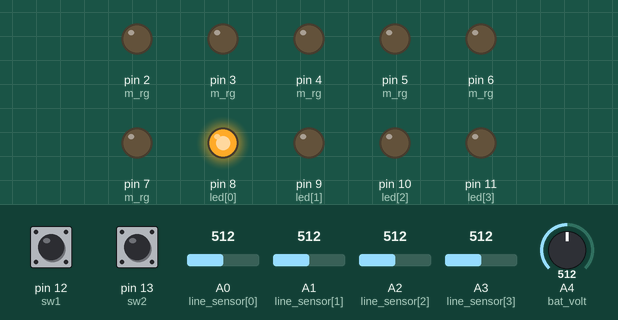
This sketch was run on a simulated Arduino Uno, built with avr-gcc and run on an emulated ATmega328P. On the bench: output pins drawn as LEDs (lit = HIGH). The inputs (shaded band) are chosen by the test bench; at power-on: pin 13 (sw2) LOW, pin 12 (sw1) LOW, A0 (line_sensor[0]) = 512, A1 (line_sensor[1]) = 512, A2 (line_sensor[2]) = 512, A3 (line_sensor[3]) = 512, A4 (bat_volt) = 512. What the sketch prints to the serial monitor is not drawn.

Above: at 1.2 s.
1.3 s: pin 13 (sw2) pulled HIGH for 1 s
At 3.1 s:
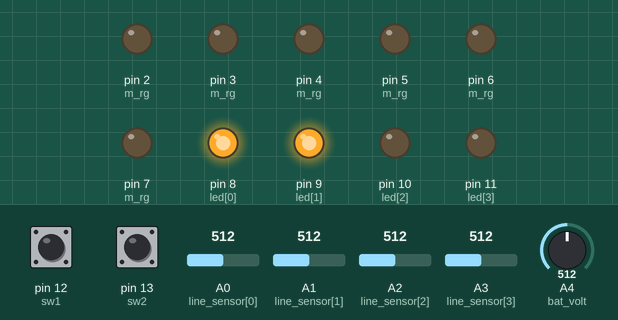
3.8 s: pin 12 (sw1) pulled HIGH for 0.15 s
At 5.2 s:
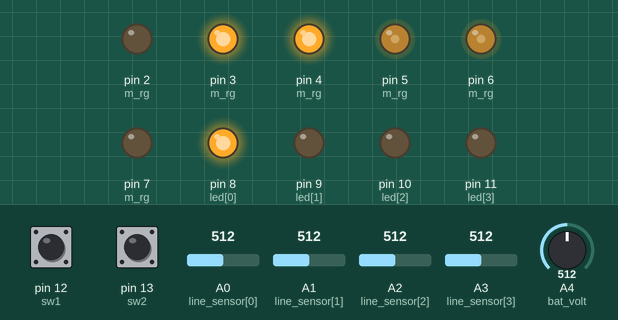
6.3 s: A0 (line_sensor[0]) set to 716
At 7.5 s:
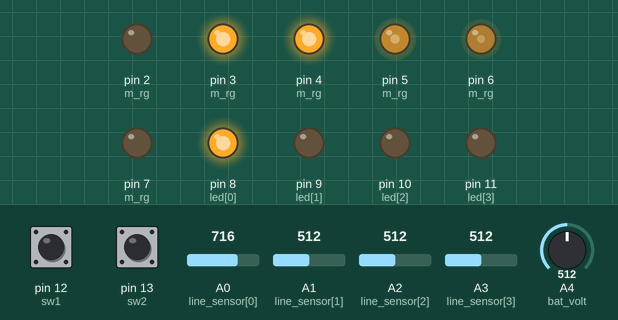
7.8 s: A1 (line_sensor[1]) set to 716
At 8.8 s:
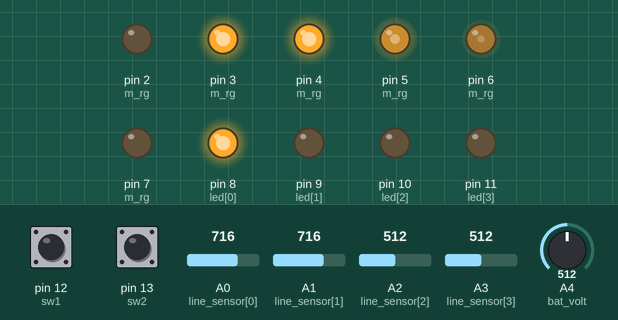
9.3 s: A2 (line_sensor[2]) set to 716
At 10.1 s:
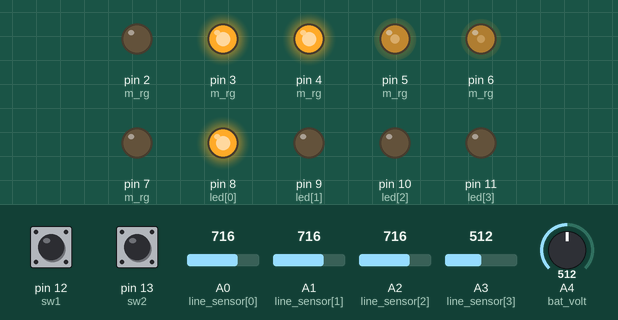
10.8 s: A3 (line_sensor[3]) set to 716
At 11.1 s:
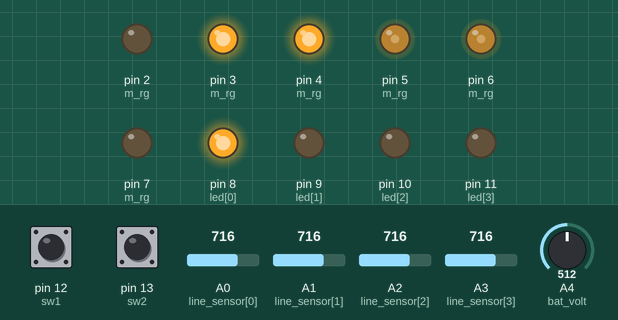
Timing chart, 0 to 13.3 s (numbered marks = the images above; inputs shaded):
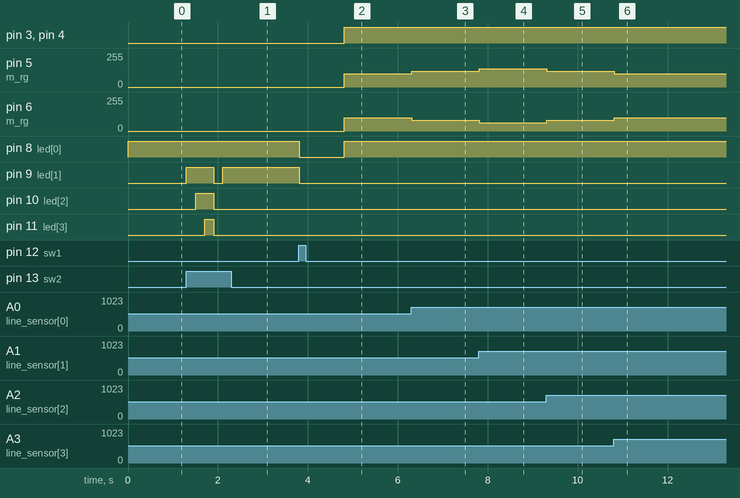

Measured:
- after the input at 1.3 s, pin 9 (led[1]): LOW → HIGH at once, → LOW 0.60 s later, → HIGH 0.20 s later; pin 10 (led[2]): LOW → HIGH after 0.20 s, → LOW 0.40 s later; pin 11 (led[3]): LOW → HIGH after 0.40 s, → LOW 0.20 s later
- after the input at 3.8 s, pin 3 (m_rg), pin 4 (m_rg): LOW → HIGH after 1.0 s; pin 5 (m_rg), pin 6 (m_rg): 0/255 → 100/255 after 1.0 s; pin 8 (led[0]): HIGH → LOW at once, → HIGH 1.0 s later; pin 9 (led[1]): HIGH → LOW at once
- after the input at 6.3 s, pin 5 (m_rg): 100/255 → 118/255 at once; pin 6 (m_rg): 100/255 → 81/255 at once
- after the input at 7.8 s, pin 5 (m_rg): 118/255 → 136/255 at once; pin 6 (m_rg): 81/255 → 63/255 at once
- after the input at 9.3 s, pin 5 (m_rg): 136/255 → 118/255 at once; pin 6 (m_rg): 63/255 → 81/255 at once
- after the input at 10.8 s, pin 5 (m_rg): 118/255 → 100/255 at once; pin 6 (m_rg): 81/255 → 100/255 at once

The sketch:

LineTrace_PID.ino
```cpp
double Setpoint = 0, Input, Input_old = 0, Input_diff = 0, Output_P, Output_I, Output_D; //基準値, 入力値, 出力値(P,D)の設定
int mode = 0; //モード番号
double kp[4] = {0.09, 0.09, 0.09, 0.09}, kd[4] = {1.2, 1.5, 0.5, 0.9}, ki[4] = {0, 0, 0, 0}; //ゲイン調節
int power[4] = {100, 100, 50, 50}; //モーターパワー基準
int n[4] = {1.4, 1.4, 1.4, 1.4}; //重み付値

int led[4] = {8, 9, 10, 11}; //LEDのピン番号格納
int line_sensor[4] = {A0, A1, A2, A3}; //ラインセンサーのピン番号格納
int bat_volt = A4; //電源電圧
int m_rg[2][3] = {
  {4, 7, 6}, //モーター左{IN1,IN2,PWM}
  {3, 2, 5}, //モーター右
};
boolean motor_sw = false; //モータースイッチ, デフォルトoff

double val_sensor[4] = {0, 0, 0, 0}; //ラインセンサーの値格納用
double sensor_l, sensor_r; //左右センサー値
double val_volt; //電源電圧値

#define sw1 12 //スイッチHigh時オン
#define sw2 13
#define m_r 0 //モーター番号定義
#define m_l 1

void motor(char num, double speed);
void motor_stop(char num);

void setup() {
  Serial.begin(9600);
  pinMode(led[0], OUTPUT);
  pinMode(led[1], OUTPUT);
  pinMode(led[2], OUTPUT);
  pinMode(led[3], OUTPUT);
  pinMode(m_rg[0][0], OUTPUT); //例えばm_rg[1][2]は7を表す
  pinMode(m_rg[0][1], OUTPUT);
  pinMode(m_rg[0][2], OUTPUT);
  pinMode(m_rg[1][0], OUTPUT);
  pinMode(m_rg[1][1], OUTPUT);
  pinMode(m_rg[1][2], OUTPUT);
  pinMode(sw1, INPUT);
  pinMode(sw2, INPUT);
  digitalWrite(led[mode], HIGH);
}

void loop() {
  //P制御

  //入力値格納
  for (int i = 0; i < 4; i++) {
    val_sensor[i] = 1023 - analogRead(line_sensor[i]);
  }
  val_volt = analogRead(bat_volt);
  val_volt = val_volt / 1023 * 10;

  //モード設定
  if (digitalRead(sw2) == HIGH) {
    mode++;
    if (mode > 3) {
      mode = mode - 4;
      for (int i = 0; i < 4; i++) { //LED消灯
        digitalWrite(led[i], LOW);
      }
    }
    digitalWrite(led[mode], HIGH);
    delay(200);
  }

  //出力計算
  sensor_l = n[mode] * val_sensor[0] + val_sensor[1];
  sensor_r = n[mode] * val_sensor[3] + val_sensor[2];
  Input = Setpoint - (sensor_r - sensor_l);
  Input_diff += Input;
  Output_P = Input * kp[mode];
  Output_I = Input_diff * ki[mode];
  Output_D = (Input - Input_old) * kd[mode];
  double output_r = power[mode] + Output_P + Output_I + Output_D;
  double output_l = power[mode] - Output_P - Output_I - Output_D;
  Input_old = Input;

  //モーター出力
  if (digitalRead(sw1) == HIGH) {
    motor_sw = !motor_sw;
    for (int i = 0; i < 4; i++) { //LED消灯
      digitalWrite(led[i], LOW);
    }
    delay(1000);
  }
  if (motor_sw == true) {
    //モーター出力
    motor(m_r, output_r);
    motor(m_l, output_l);
    //LED出力
    if (Input <= 0) { //左にずれる
      digitalWrite(led[0], HIGH);
      digitalWrite(led[3], LOW);
    } else {
      digitalWrite(led[0], LOW);
      digitalWrite(led[3], HIGH);
    }
  }

  //シリアルモニタ表示
  //  Serial.print("val_volt=");
  Serial.println(val_volt);
  //  Serial.print("\t");
  //  Serial.print("output_r=");
  //  Serial.println(output_r);
  //  Serial.print("\t");
  //  Serial.print("output_l=");
  //  Serial.print(output_l);
  //  Serial.print("\t");
  //  Serial.print("Output_P=");
  //  Serial.print(Output_P);
  //  Serial.print("\t");
  //  Serial.print("Output_I=");
  //  Serial.print(Output_I);
  //  Serial.println("\t");
  //  Serial.print("Output_D=");
  //  Serial.print(Output_D);
  //  Serial.println("\t");
}

/*
   motor関数の説明
   引数
   モーター番号, 速度
*/
void motor(char num, double speed) {
  if (speed >= 0) { //正転
    digitalWrite(m_rg[num][0], HIGH);
    digitalWrite(m_rg[num][1], LOW);
    analogWrite(m_rg[num][2], speed);
  } else {
    speed = -speed;
    digitalWrite(m_rg[num][0], LOW);
    digitalWrite(m_rg[num][1], HIGH);
    analogWrite(m_rg[num][2], speed);
  }
}

/*
   motor_stop関数の説明
   引数
   モーター番号
*/
void motor_stop(char num) {
  digitalWrite(m_rg[num][0], HIGH);
  digitalWrite(m_rg[num][1], HIGH);
}
```
